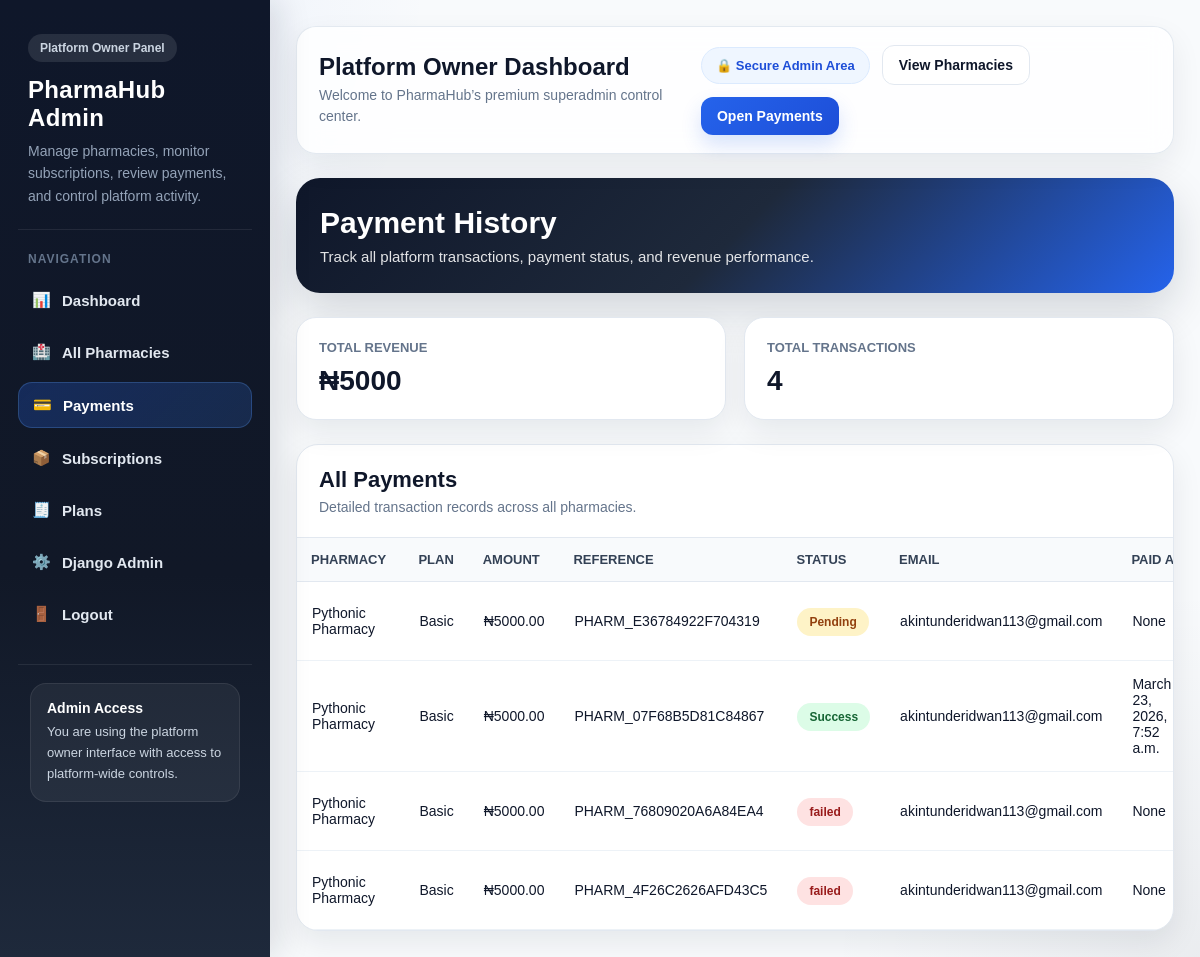
Page /superadmin/payments/ (signed in) on the committed database.
### subscriptions/models.py (models this page shows, shortened)
class Payment(models.Model):
    STATUS_CHOICES = (
        ('pending', 'Pending'),
        ('success', 'Success'),
        ('failed', 'Failed'),
    )
    pharmacy = models.ForeignKey(
        Pharmacy,
        on_delete=models.CASCADE,
        related_name='payments'
    )
    plan = models.ForeignKey(
        'Plan',
        on_delete=models.SET_NULL,
        null=True,
        blank=True
    )
    amount = models.DecimalField(max_digits=12, decimal_places=2)
    reference = models.CharField(max_length=255, unique=True)
    email = models.EmailField()
    status = models.CharField(max_length=20, choices=STATUS_CHOICES, default='pending')
    payment_gateway = models.CharField(max_length=50, default='paystack')
    access_code = models.CharField(max_length=255, blank=True, null=True)
    gateway_response = models.CharField(max_length=255, blank=True, null=True)
    paid_at = models.DateTimeField(blank=True, null=True)
    created_at = models.DateTimeField(auto_now_add=True)

class Plan(models.Model):
    BILLING_CHOICES = (
        ('monthly', 'Monthly'),
        ('yearly', 'Yearly'),
    )
    name = models.CharField(max_length=100)
    price = models.DecimalField(max_digits=12, decimal_places=2)
    billing_cycle = models.CharField(max_length=20, choices=BILLING_CHOICES, default='monthly')
    duration_days = models.PositiveIntegerField(default=30)
    max_staff = models.PositiveIntegerField(default=3)
    description = models.TextField(blank=True, null=True)
    is_active = models.BooleanField(default=True)

### pharmacies/models.py (models this page shows, shortened)
class Pharmacy(models.Model):
    name = models.CharField(max_length=255)
    email = models.EmailField(unique=True)
    phone = models.CharField(max_length=20, blank=True, null=True)
    address = models.TextField(blank=True, null=True)
    is_active = models.BooleanField(default=True)
    is_suspended_by_owner = models.BooleanField(default=False)
    suspension_reason = models.CharField(max_length=255, blank=True, null=True)
    created_at = models.DateTimeField(auto_now_add=True)
    class Meta:
        ordering = ['name']

### superadmin_panel/views.py (the view)
# urls.py: path('payments/', views.payment_list, name='admin_payment_list'),
@superadmin_required
def payment_list(request):
    payments = Payment.objects.select_related('pharmacy', 'plan').order_by('-created_at')
    total_revenue = payments.filter(status='success').aggregate(total=Sum('amount'))['total'] or 0
    return render(request, 'superadmin_panel/payment_list.html', {
        'payments': payments,
        'total_revenue': total_revenue,
    })

### templates/superadmin_panel/payment_list.html (shortened to what this page needs)
{% extends 'superadmin_panel/superadmin_base.html' %}
{% block content %}
<div class="page-hero">
    <h2>Payment History</h2>
    <p>Track all platform transactions, payment status, and revenue performance.</p>
</div>
<div class="stats-row">
    <div class="stat-card">
        <div class="label">Total Revenue</div>
        <div class="value">₦{{ total_revenue }}</div>
    </div>
    <div class="stat-card">
        <div class="label">Total Transactions</div>
        <div class="value">{{ payments|length }}</div>
    </div>
</div>
<div class="table-card">
    <div class="table-header">
        <h3>All Payments</h3>
        <p>Detailed transaction records across all pharmacies.</p>
    </div>
    <div class="table-responsive">
        <table class="payment-table">
            <thead>
                <tr>
                    <th>Pharmacy</th>
                    <th>Plan</th>
                    <th>Amount</th>
                    <th>Reference</th>
                    <th>Status</th>
                    <th>Email</th>
                    <th>Paid At</th>
                </tr>
            </thead>
            <tbody>
                {% for payment in payments %}
                <tr>
                    <td>{{ payment.pharmacy.name }}</td>
                    <td>{% if payment.plan %}{{ payment.plan.name }}{% else %}-{% endif %}</td>
                    <td>₦{{ payment.amount }}</td>
                    <td>{{ payment.reference }}</td>
                    <td>
                        {% if payment.status == 'success' %}
                            <span class="status success">Success</span>
                        {% elif payment.status == 'pending' %}
                            <span class="status pending">Pending</span>
                        {% else %}
                            <span class="status failed">{{ payment.status }}</span>
                        {% endif %}
                    </td>
                    <td>{{ payment.email }}</td>
                    <td>{{ payment.paid_at }}</td>
                </tr>
                {% empty %}
                <tr>
                    <td colspan="8" class="empty">No payments found.</td>
                </tr>
                {% endfor %}
            </tbody>
        </table>
    </div>
</div>
{% endblock %}

### templates/superadmin_panel/superadmin_base.html (style rules this page uses)
* { margin: 0; padding: 0; box-sizing: border-box; }
html, body { min-height: 100%; font-family: Arial, sans-serif; background: #f8fafc; color: #0f172a; }
body { overflow-x: hidden; }

### templates/superadmin_panel/payment_list.html (style rules this page uses)
.page-hero { background: linear-gradient(135deg, #0f172a, #1e293b, #2563eb); border-radius: 24px; padding: 28px 24px; color: #fff; margin-bottom: 24px; box-shadow: 0 18px 45px rgba(15, 23, 42, 0.16); }
.page-hero h2 { font-size: 30px; font-weight: 800; margin-bottom: 8px; }
.page-hero p { font-size: 15px; color: rgba(255,255,255,0.88); }
.stats-row { display: grid; grid-template-columns: repeat(auto-fit, minmax(220px, 1fr)); gap: 18px; margin-bottom: 24px; }
.stat-card { background: #fff; border-radius: 20px; padding: 22px; box-shadow: 0 12px 30px rgba(15,23,42,0.08); border: 1px solid #e2e8f0; }
.stat-card .label { font-size: 13px; font-weight: 700; color: #64748b; margin-bottom: 10px; text-transform: uppercase; }
.stat-card .value { font-size: 28px; font-weight: 800; color: #0f172a; }
.table-card { background: #fff; border-radius: 22px; box-shadow: 0 12px 30px rgba(15,23,42,0.08); border: 1px solid #e2e8f0; overflow: hidden; }
.table-header { padding: 22px; border-bottom: 1px solid #e2e8f0; }
.table-header h3 { font-size: 22px; font-weight: 800; color: #0f172a; margin-bottom: 6px; }
.table-header p { font-size: 14px; color: #64748b; }
.table-responsive { width: 100%; overflow-x: auto; }
.payment-table { width: 100%; border-collapse: collapse; min-width: 1000px; }
.payment-table th { background: #f8fafc; padding: 14px; font-size: 13px; text-transform: uppercase; color: #334155; border-bottom: 1px solid #e2e8f0; text-align: left; }
.payment-table td { padding: 15px; border-bottom: 1px solid #edf2f7; font-size: 14px; }
.status { padding: 7px 12px; border-radius: 999px; font-size: 12px; font-weight: 700; }
.success { background:#dcfce7; color:#166534; }
.pending { background:#fef3c7; color:#92400e; }
.failed { background:#fee2e2; color:#991b1b; }

### rows in the picture
Payment: pharmacy.name "Pythonic Pharmacy", plan.name "Basic", amount "5000.00", reference "PHARM_E36784922F704319", status "Pending", email "akintunderidwan113@gmail.com", paid_at "None"
Payment: pharmacy.name "Pythonic Pharmacy", plan.name "Basic", amount "5000.00", reference "PHARM_07F68B5D81C84867", status "Success", email "akintunderidwan113@gmail.com", paid_at "March 23, 2026, 7:52 a.m."
Payment: pharmacy.name "Pythonic Pharmacy", plan.name "Basic", amount "5000.00", reference "PHARM_76809020A6A84EA4", status "failed", email "akintunderidwan113@gmail.com", paid_at "None"
Payment: pharmacy.name "Pythonic Pharmacy", plan.name "Basic", amount "5000.00", reference "PHARM_4F26C2626AFD43C5", status "failed", email "akintunderidwan113@gmail.com", paid_at "None"

### other values in the picture
{{ total_revenue }} "5000"
{{ payments|length }} "4"
